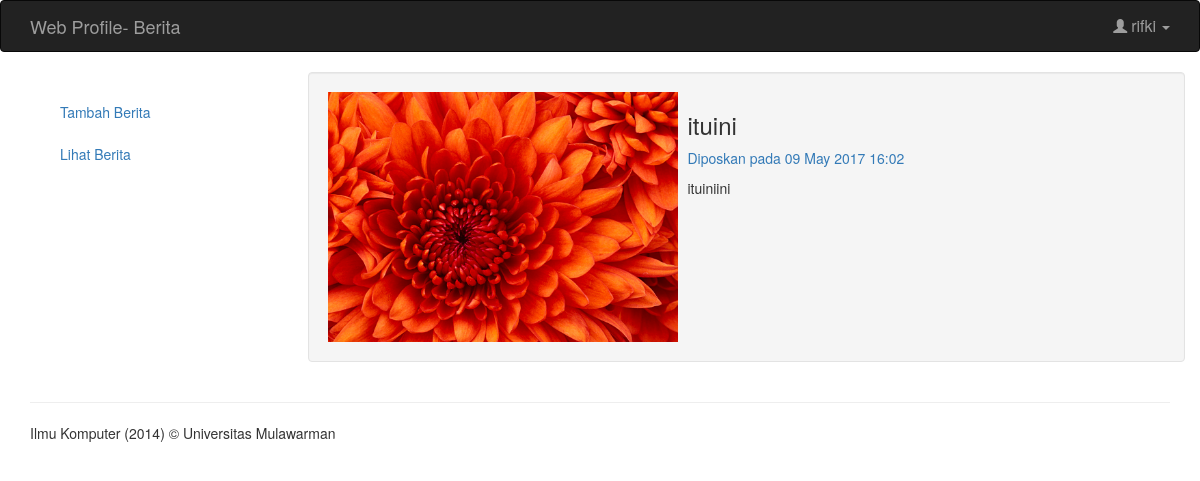
The page /admin/berita/index.php?link=lihatDetailBerita.php&id=57 (signed in) on the database its author committed.
### tables this page shows
CREATE TABLE `tbl_berita` (
  `id_berita` tinyint(10) NOT NULL,
  `nim` int(10) NOT NULL,
  `judul` varchar(255) NOT NULL,
  `isi` text NOT NULL,
  `tanggal` varchar(30) NOT NULL,
  `gambar` text NOT NULL,
  `gambar2` text NOT NULL
);

### admin/berita/lihatDetailBerita.php (the view, shortened to what this page needs)
<?php
include "koneksi.php";
$ambil_data = mysqli_query($koneksi, "SELECT * from tbl_berita where id_berita='$_GET[id]'");
$hasil_data = mysqli_fetch_array($ambil_data);
?>
<div class="paragraphs">
  <div class="row">
    <div class="span12 well">
      <img class="img-polaroid" src="<?=$hasil_data['gambar'];?>" style="width:350px; height: 250px; float:left; margin-right:10px;"/>
      <div class="content-heading"><h3><?=$hasil_data['judul'];?></h3></div>
      <p><a href="#" class="text">Diposkan pada <?=$hasil_data['tanggal'];?></a> </p>
      <p style="text-align:justify;"><?=$hasil_data['isi'];?></p>
    </div>
  </div>
</div>

### rows shown on the page
tbl_berita: gambar (picture), judul "ituini", tanggal "09 May 2017 16:02", isi "ituiniini"

### other values the page prints
$_SESSION['nama'] "rifki"
